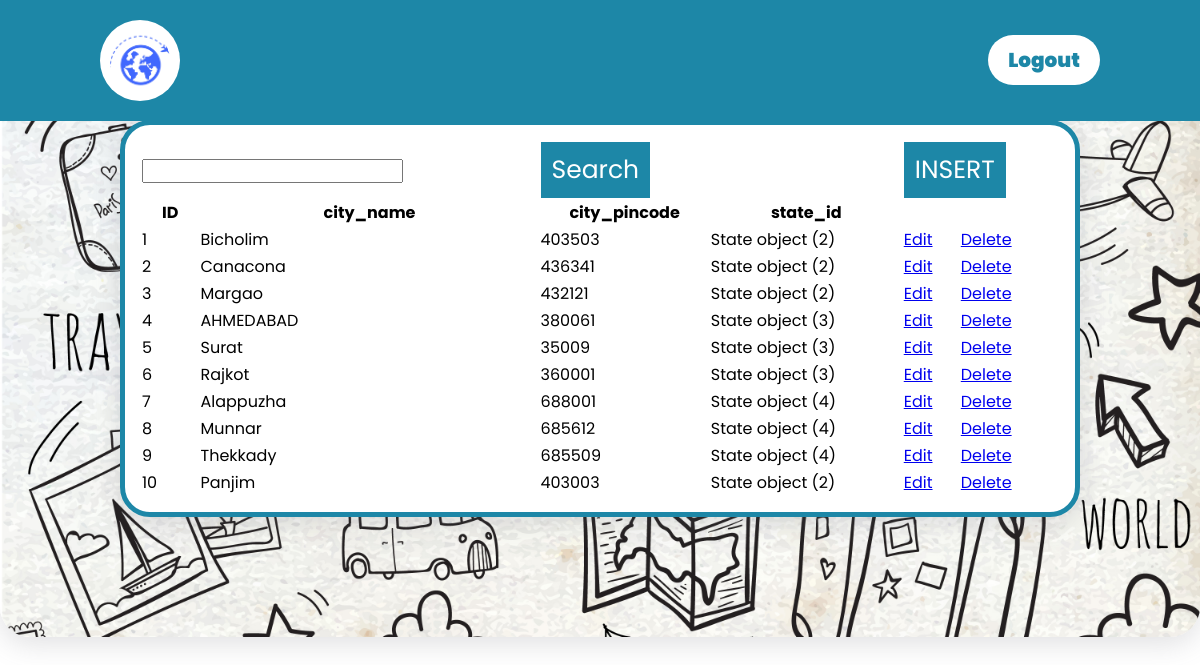
Screenshot of /admin_city_show with the database file from the repository.
### myapp/models.py (models this page shows)
class City(models.Model):
    city_name=models.CharField('city_name',max_length=50)
    city_pincode=models.IntegerField('city_pincode')
    state_id=models.ForeignKey(State,on_delete=models.CASCADE,default=1)

class State(models.Model):
    state_name=models.CharField('state_name',max_length=50)

### myapp/views.py (the view)
# urls.py: path('admin_city_show', views.admin_city_show, name='admin_city_show'),
def admin_city_show(request):
    data=City.objects.all()
    return render(request,'city/admin_city_show.html',{'data':data})

### myapp/templates/city/admin_city_show.html (shortened to what this page needs)
<!DOCTYPE html>
{% load static %}
<html lang="en">
<head>
    <link rel="stylesheet" href="{% static 'css/admin_user_show.css' %}">
    <link rel="stylesheet" href="https://cdnjs.cloudflare.com/ajax/libs/font-awesome/5.15.3/css/all.min.css">
    <link rel="stylesheet" href="https://cdnjs.cloudflare.com/ajax/libs/font-awesome/4.7.0/css/font-awesome.min.css">
</head>
<body>
    <header>
        <img src="{% static 'images/logo.png' %}" class="logo">
        <div class="navbar" id="navbar">
        <a href="{% url 'admin_logout' %}" class="login-btn">Logout</a>
    </div>
    </header>
    <div class="content">
        <div class="content-1">
        <table>
            <form action="" method="POST">
            <tr>
                <td colspan="2"><input name="username"></td>
                <td colspan="2"><button type="submit">Search</button></td>
                <td colspan="2"><button>INSERT</button></td>
            </tr>
            </form>
            <tr>
                <th>ID</th>
                <th>city_name</th>
                <th>city_pincode</th>
                <th>state_id</th>
            </tr>
            {% for i in data %}
             <tr>
                <td>{{ i.id }}</td>
                <td>{{ i.city_name }}</td>
                <td>{{ i.city_pincode }}</td>
                <td>{{ i.state_id }}</td>
                <td><a href="edit/{{ i.id }}">Edit</a></td>
                <td><a href="delete/{{ i.id }}">Delete</a></td>
            </tr>
            {% endfor %}
        </table>
        </div>
    </div>
</body>
</html>

### myapp/static/css/admin_user_show.css (style rules this page uses)
* { margin: 0; padding: 0; box-sizing: border-box; font-family: 'Poppins', sans-serif; }
html { scroll-behavior: smooth; }
header { position: fixed; top: 0; left: 0; width: 100%; display: flex; justify-content: space-between; align-items: center; transition: 0.6s; padding: 20px 100px; background: #1d87a7; z-index: 10000; }
header .logo { position: relative; width: 80px; transition: 0.6s; background-color: #fff; padding: 10px; border-radius: 50%; }
.navbar { display: contents; justify-content: center; padding: 0 50px; position: relative; width: 100%; }
.login-btn { background: #fff; color: #1d87a7; padding: 10px 20px; text-decoration: none; font-size: 20px; font-weight: 900; border-radius: 30px; }
.content { background-image: url(/static/images/doodle.jpg); background-size: cover; background-position: center; border-radius: 30px; box-shadow: rgb(100 100 111 / 20%) 0px 7px 29px 0px; padding: 10%; display: flex; justify-content: center; }
button { background-color: #1d87a7; text-decoration: none; color: #fff; padding: 8px 10px; right: 44px; top: 36px; font-size: 25px; transition: 0.2s; border: 1px solid #1d87a7; }
.content-1 { width: 100%; background: #fff; padding: 15px; display: flex; flex-direction:column; border: 5px solid #1d87a7; box-shadow: rgb(100 100 111 / 20%) 0px 7px 29px 0px; border-radius: 30px; justify-content: center; }

### rows the page displays
City: id "1", city_name "Bicholim", city_pincode "403503", state_id "State object (2)"
City: id "2", city_name "Canacona", city_pincode "436341", state_id "State object (2)"
City: id "3", city_name "Margao", city_pincode "432121", state_id "State object (2)"
City: id "4", city_name "AHMEDABAD", city_pincode "380061", state_id "State object (3)"
City: id "5", city_name "Surat", city_pincode "35009", state_id "State object (3)"
City: id "6", city_name "Rajkot", city_pincode "360001", state_id "State object (3)"
City: id "7", city_name "Alappuzha", city_pincode "688001", state_id "State object (4)"
City: id "8", city_name "Munnar", city_pincode "685612", state_id "State object (4)"
City: id "9", city_name "Thekkady", city_pincode "685509", state_id "State object (4)"
City: id "10", city_name "Panjim", city_pincode "403003", state_id "State object (2)"
